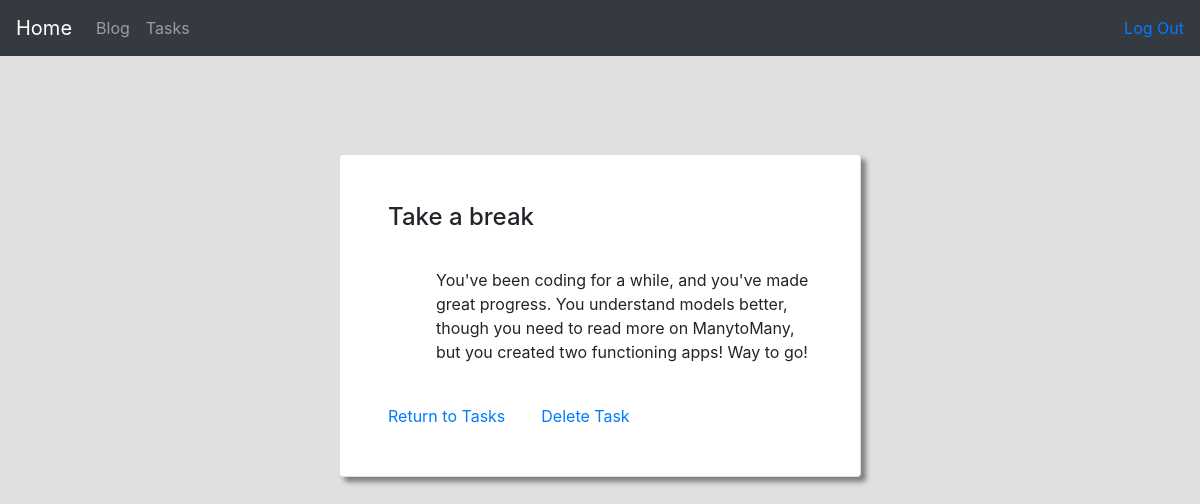
Page /tasks/7 (signed in) on the committed database.
### tasks/models.py (models this page shows, shortened)
class Task(models.Model):
    user = models.ForeignKey(User, on_delete=models.CASCADE)
    name = models.CharField(max_length=128)
    entry = models.CharField(max_length=500)

### tasks/views.py (the view)
# urls.py: path("<int:task_id>", views.view_task, name="task"),
@login_required
def view_task(request, task_id):
    try:
        task = Task.objects.get(pk=int(task_id))
        if not task.user == request.user:
            raise ObjectDoesNotExist
        else:
            return render(request, "tasks/task.html", {
                "task": task,
            })
    except ObjectDoesNotExist:
        return HttpResponseRedirect(reverse("main:not_found"))

### tasks/templates/tasks/task.html (shortened to what this page needs)
{% extends 'main/layout.html' %}
{% block body %}
<div class="col-9 mx-auto pt-5 mt-2 w-100 align-self-center">
    <div class="card p-5 my-auto" style="width: 60%; margin: auto; box-shadow: 5px 5px 5px Gray;">
        <h4 class="card-title">{{ task.name }}</h4><br>
        <p class="card-text pl-5">{{ task.entry }}</p><br>
        <div style="display: inline;">
            <a href="{% url 'tasks:index' %}">Return to Tasks</a>&nbsp;&nbsp;&nbsp;&nbsp;&nbsp;&nbsp;&nbsp;
            <a href="{% url 'tasks:delete' task.id %}">Delete Task</a>
        </div>
    </div>
</div>
{% endblock %}

### rows in the picture
Task: name "Take a break", entry "You've been coding for a while, and you've made great progress. You understand models better, though you need to read more on ManytoMany, but you created two functioning apps! Way to go!"
